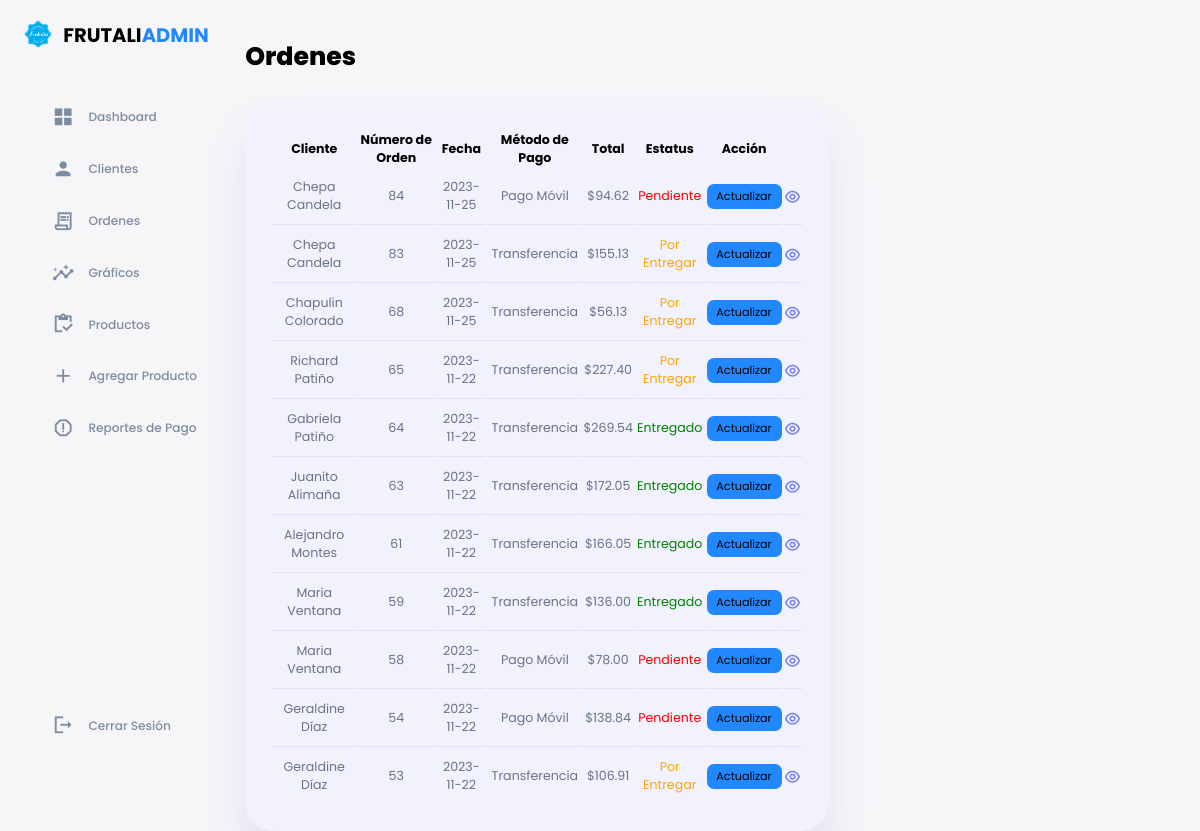
/admin/ordenes.php, run on the app's committed database.
### tables this page shows
CREATE TABLE `ordenes` (
  `id` int(11) NOT NULL,
  `cantidad` int(11) DEFAULT NULL,
  `total` decimal(10,2) DEFAULT NULL,
  `estatus_id` int(11) UNSIGNED DEFAULT NULL,
  `usuario_id` int(11) UNSIGNED DEFAULT NULL,
  `metodo_pago` varchar(20) NOT NULL,
  `direccion` varchar(50) NOT NULL,
  `telefono` varchar(15) NOT NULL,
  `created_at` date NOT NULL DEFAULT current_timestamp()
);

CREATE TABLE `users` (
  `id` int(11) UNSIGNED NOT NULL,
  `nombre` varchar(50) NOT NULL,
  `apellido` varchar(50) NOT NULL,
  `usuario` varchar(50) NOT NULL,
  `email` varchar(100) NOT NULL,
  `contraseña` varchar(255) NOT NULL,
  `avatar` varchar(255) NOT NULL,
  `is_admin` tinyint(1) NOT NULL
);

CREATE TABLE `estatus` (
  `id` int(11) UNSIGNED NOT NULL,
  `nombre` varchar(20) NOT NULL
);

### admin/ordenes.php (the view, shortened to what this page needs)
<?php
require '../admin/config/database.php';
include '../admin/templates/header.php';
$query = "SELECT * FROM ordenes ORDER BY id DESC";
$ordenes = mysqli_query($connection, $query);
?>
<main>
            <br><h1>Ordenes</h1>
    <div class="recent-orders">
        <?php if(mysqli_num_rows($ordenes)> 0) : ?>
        <table>
            <thead>
                <tr>
                    <th>Cliente</th>
                    <th>Número de Orden</th>
                    <th>Fecha</th>
                    <th>Método de Pago</th>
                    <th>Total</th>
                    <th>Estatus</th>
                    <th>Acción</th>
                    <th> </th>
                </tr>
            </thead>
            <tbody>
            <?php while($orden = mysqli_fetch_assoc($ordenes)) : ?>
                <?php
                $usuario_id = $orden['usuario_id'];
                $usuario_query = "SELECT nombre, apellido FROM users WHERE id = $usuario_id";
                $usuario_result = mysqli_query($connection, $usuario_query);
                $nombre_usuario = mysqli_fetch_assoc($usuario_result);
                $status = $orden['estatus_id'];
                $status_query = "SELECT * FROM estatus WHERE id = $status";
                $status_result = mysqli_query($connection, $status_query);
                $status_nombre = mysqli_fetch_assoc($status_result);
                ?>
                <tr>
                    <td><?= $nombre_usuario['nombre'] . ' ' . $nombre_usuario['apellido'] ?></td>
                    <td><?= $orden['id'] ?></td>
                    <td><?= $orden['created_at'] ?></td>
                    <td><?= $orden['metodo_pago'] ?></td>
                    <td>$<?= $orden['total'] ?></td>
                    <td>
                        <span style="color:<?php if($status_nombre['nombre'] == 'Pendiente'){ echo 'red'; }
                        elseif($status_nombre['nombre'] == 'Pagado'){ echo 'green'; }
                        elseif($status_nombre['nombre'] == 'Entregado'){ echo 'green'; }
                        else{ echo 'orange'; }; ?>"><?= $status_nombre['nombre']; ?>
                        </span>
                    </td>
                    <td><a href="<?= ROOT_URL ?>admin/editar-orden.php?id=<?=$orden['id']?>" class="btn sm">Actualizar</a></td>
                    <td><a href="<?=ROOT_URL?>admin/detalle-orden.php?id=<?=$orden['id']?>" ><i class="uil uil-eye" style="font-size: 18px;"></i></a></td>
                </tr>
                <?php endwhile ?>
        </table>
        <?php endif ?>
    </div>
</main>

### admin/style.css (style rules this page uses)
:root { --color-primary: #7380ec; --color-danger: #ff7782; --color-success: #41f1b6; --color-warning: #ffbb55; --color-white: #fff; --color-info-dark: #7d8da1; --color-info-light: #dce1eb; --color-dark: #363949; --color-light: rgba(132, 139, 200, 0.18); --color-primary-variant: #111e88; --color-dark-variant: #677483; --color-background: #f6f6f9; --azul-frutalia:#2288ff; --card-border-radius: 2rem; --border-radius-1: 0.4rem; --border-radius-2: 0.8rem; --border-radius-3: 1.2rem; --card-padding: 1.8rem; --padding-1: 1.2rem; --box-shadow: 0 2rem 3rem var(--color-light); }
* { margin: 0; padding: 0; outline: 0; appearance: none; border: 0; text-decoration: none; list-style: none; box-sizing: border-box; }
html { font-size: 14px; }
body { width: 100vw; height: 100vh; font-family: poppins, sans-serif; font-size: 0.9rem; background: var(--color-background); user-select: none; overflow-x: hidden; }
a { color: var(--color-dark); }
h1 { font-weight: 800; font-size: 1.8rem; }
main { margin-top: 1.4rem; }
main .recent-orders { margin-top: 2rem; }
main .recent-orders table { background: var(--color-white); width: 100%; border-radius: var(--card-border-radius); padding: var(--card-padding); text-align: center; box-shadow: var(--box-shadow); transition: all 300ms ease; }
main table tbody td { height: 2.8rem; border-bottom: 1px solid var(--color-light); color: var(--color-dark-variant); }
main table tbody tr:last-child td { border: none; }
main .recent-orders a { text-align: center; display: block; margin: 1rem auto; color: var(--color-primary); }

### admin/form.css (style rules this page uses)
:root { --color-primary: #7380ec; --color-primary-light: hsl(242, 91%, 69%, 18%); --color-primary-variant: #5854c7; --color-red: #da0f3f; --color-red-light: hsl(346, 87%, 46%, 15%); --color-green: #00c476; --color-green-light: hsl(156, 100%, 38%, 15%); --color-gray-900: #1e1e66; --color-gray-700: #2d2b7c; --color-gray-300: rgba(242, 242, 254, 0.3); --color-gray-200: rgba(242, 242, 254, 0.7); --color-white: #f2f2fe; --color-bg: #fff; --azul-frutalia:#2288ff; --transition: all 300ms ease; --container-width-lg: 74%; --container-width-md: 88%; --form-width: 60%; --card-border-radius-1: 0.3rem; --card-border-radius-2: 0.5rem; --card-border-radius-3: 0.8rem; --card-border-radius-4: 2rem; --card-border-radius-5: 5rem; }
.btn { display: inline-block; width: fit-content; padding: 0.6rem 1.2rem; background-color: var(--azul-frutalia); border-radius: var(--card-border-radius-2); cursor: pointer; transition: var(--transition); color: black; }
.btn.sm { padding: 0.3rem 0.7rem; font-size: 0.8rem; color: black; }

### data on the page
ordenes: usuario.nombre "Chepa", usuario.apellido "Candela", id "84", created_at "2023-11-25", metodo_pago "Pago Móvil", total "94.62", estatus.nombre "Pendiente"
ordenes: usuario.nombre "Chepa", usuario.apellido "Candela", id "83", created_at "2023-11-25", metodo_pago "Transferencia", total "155.13", estatus.nombre "Por Entregar"
ordenes: usuario.nombre "Chapulin", usuario.apellido "Colorado", id "68", created_at "2023-11-25", metodo_pago "Transferencia", total "56.13", estatus.nombre "Por Entregar"
ordenes: usuario.nombre "Richard", usuario.apellido "Patiño", id "65", created_at "2023-11-22", metodo_pago "Transferencia", total "227.40", estatus.nombre "Por Entregar"
ordenes: usuario.nombre "Gabriela", usuario.apellido "Patiño", id "64", created_at "2023-11-22", metodo_pago "Transferencia", total "269.54", estatus.nombre "Entregado"
ordenes: usuario.nombre "Juanito", usuario.apellido "Alimaña", id "63", created_at "2023-11-22", metodo_pago "Transferencia", total "172.05", estatus.nombre "Entregado"
ordenes: usuario.nombre "Alejandro", usuario.apellido "Montes", id "61", created_at "2023-11-22", metodo_pago "Transferencia", total "166.05", estatus.nombre "Entregado"
ordenes: usuario.nombre "Maria", usuario.apellido "Ventana", id "59", created_at "2023-11-22", metodo_pago "Transferencia", total "136.00", estatus.nombre "Entregado"
ordenes: usuario.nombre "Maria", usuario.apellido "Ventana", id "58", created_at "2023-11-22", metodo_pago "Pago Móvil", total "78.00", estatus.nombre "Pendiente"
ordenes: usuario.nombre "Geraldine", usuario.apellido "Díaz", id "54", created_at "2023-11-22", metodo_pago "Pago Móvil", total "138.84", estatus.nombre "Pendiente"
ordenes: usuario.nombre "Geraldine", usuario.apellido "Díaz", id "53", created_at "2023-11-22", metodo_pago "Transferencia", total "106.91", estatus.nombre "Por Entregar"
